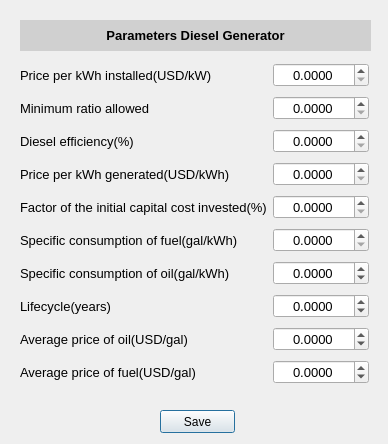
<?xml version="1.0" encoding="UTF-8"?>
<ui version="4.0">
 <class>Dialog</class>
 <widget class="QDialog" name="Dialog">
  <property name="geometry">
   <rect>
    <x>0</x>
    <y>0</y>
    <width>388</width>
    <height>444</height>
   </rect>
  </property>
  <property name="windowTitle">
   <string>Dialog</string>
  </property>
  <widget class="QWidget" name="gridLayoutWidget">
   <property name="geometry">
    <rect>
     <x>20</x>
     <y>60</y>
     <width>349</width>
     <height>331</height>
    </rect>
   </property>
   <layout class="QGridLayout" name="gridLayout">
    <item row="1" column="1">
     <widget class="QDoubleSpinBox" name="doubleSpinBox_4">
      <property name="font">
       <font>
        <pointsize>10</pointsize>
       </font>
      </property>
      <property name="layoutDirection">
       <enum>Qt::LeftToRight</enum>
      </property>
      <property name="alignment">
       <set>Qt::AlignCenter</set>
      </property>
      <property name="decimals">
       <number>4</number>
      </property>
      <property name="maximum">
       <double>10000.000000000000000</double>
      </property>
     </widget>
    </item>
    <item row="8" column="1">
     <widget class="QDoubleSpinBox" name="doubleSpinBox_9">
      <property name="font">
       <font>
        <pointsize>10</pointsize>
       </font>
      </property>
      <property name="layoutDirection">
       <enum>Qt::LeftToRight</enum>
      </property>
      <property name="alignment">
       <set>Qt::AlignCenter</set>
      </property>
      <property name="decimals">
       <number>4</number>
      </property>
      <property name="minimum">
       <double>-1000.000000000000000</double>
      </property>
      <property name="maximum">
       <double>10000.000000000000000</double>
      </property>
     </widget>
    </item>
    <item row="10" column="0">
     <widget class="QLabel" name="label_11">
      <property name="font">
       <font>
        <pointsize>10</pointsize>
       </font>
      </property>
      <property name="text">
       <string>Average price of fuel(USD/gal)</string>
      </property>
     </widget>
    </item>
    <item row="9" column="0">
     <widget class="QLabel" name="label_10">
      <property name="font">
       <font>
        <pointsize>10</pointsize>
       </font>
      </property>
      <property name="text">
       <string>Average price of oil(USD/gal)</string>
      </property>
     </widget>
    </item>
    <item row="10" column="1">
     <widget class="QDoubleSpinBox" name="doubleSpinBox_11">
      <property name="font">
       <font>
        <pointsize>10</pointsize>
       </font>
      </property>
      <property name="layoutDirection">
       <enum>Qt::LeftToRight</enum>
      </property>
      <property name="alignment">
       <set>Qt::AlignCenter</set>
      </property>
      <property name="decimals">
       <number>4</number>
      </property>
      <property name="minimum">
       <double>-1000.000000000000000</double>
      </property>
      <property name="maximum">
       <double>10000.000000000000000</double>
      </property>
     </widget>
    </item>
    <item row="3" column="0">
     <widget class="QLabel" name="label_4">
      <property name="font">
       <font>
        <pointsize>10</pointsize>
       </font>
      </property>
      <property name="text">
       <string>Diesel efficiency(%)</string>
      </property>
     </widget>
    </item>
    <item row="9" column="1">
     <widget class="QDoubleSpinBox" name="doubleSpinBox_10">
      <property name="font">
       <font>
        <pointsize>10</pointsize>
       </font>
      </property>
      <property name="layoutDirection">
       <enum>Qt::LeftToRight</enum>
      </property>
      <property name="alignment">
       <set>Qt::AlignCenter</set>
      </property>
      <property name="decimals">
       <number>4</number>
      </property>
      <property name="minimum">
       <double>-1000.000000000000000</double>
      </property>
      <property name="maximum">
       <double>10000.000000000000000</double>
      </property>
     </widget>
    </item>
    <item row="5" column="1">
     <widget class="QDoubleSpinBox" name="doubleSpinBox_6">
      <property name="font">
       <font>
        <pointsize>10</pointsize>
       </font>
      </property>
      <property name="layoutDirection">
       <enum>Qt::LeftToRight</enum>
      </property>
      <property name="alignment">
       <set>Qt::AlignCenter</set>
      </property>
      <property name="decimals">
       <number>4</number>
      </property>
      <property name="maximum">
       <double>10000.000000000000000</double>
      </property>
     </widget>
    </item>
    <item row="3" column="1">
     <widget class="QDoubleSpinBox" name="doubleSpinBox_3">
      <property name="font">
       <font>
        <pointsize>10</pointsize>
       </font>
      </property>
      <property name="layoutDirection">
       <enum>Qt::LeftToRight</enum>
      </property>
      <property name="alignment">
       <set>Qt::AlignCenter</set>
      </property>
      <property name="decimals">
       <number>4</number>
      </property>
      <property name="maximum">
       <double>10000.000000000000000</double>
      </property>
     </widget>
    </item>
    <item row="4" column="1">
     <widget class="QDoubleSpinBox" name="doubleSpinBox_5">
      <property name="font">
       <font>
        <pointsize>10</pointsize>
       </font>
      </property>
      <property name="layoutDirection">
       <enum>Qt::LeftToRight</enum>
      </property>
      <property name="alignment">
       <set>Qt::AlignCenter</set>
      </property>
      <property name="decimals">
       <number>4</number>
      </property>
      <property name="maximum">
       <double>10000.000000000000000</double>
      </property>
     </widget>
    </item>
    <item row="6" column="1">
     <widget class="QDoubleSpinBox" name="doubleSpinBox_7">
      <property name="font">
       <font>
        <pointsize>10</pointsize>
       </font>
      </property>
      <property name="layoutDirection">
       <enum>Qt::LeftToRight</enum>
      </property>
      <property name="alignment">
       <set>Qt::AlignCenter</set>
      </property>
      <property name="decimals">
       <number>4</number>
      </property>
      <property name="maximum">
       <double>10000.000000000000000</double>
      </property>
     </widget>
    </item>
    <item row="8" column="0">
     <widget class="QLabel" name="label_9">
      <property name="font">
       <font>
        <pointsize>10</pointsize>
       </font>
      </property>
      <property name="text">
       <string>Lifecycle(years)</string>
      </property>
     </widget>
    </item>
    <item row="7" column="1">
     <widget class="QDoubleSpinBox" name="doubleSpinBox_8">
      <property name="font">
       <font>
        <pointsize>10</pointsize>
       </font>
      </property>
      <property name="layoutDirection">
       <enum>Qt::LeftToRight</enum>
      </property>
      <property name="alignment">
       <set>Qt::AlignCenter</set>
      </property>
      <property name="decimals">
       <number>4</number>
      </property>
      <property name="minimum">
       <double>-1000.000000000000000</double>
      </property>
      <property name="maximum">
       <double>10000.000000000000000</double>
      </property>
     </widget>
    </item>
    <item row="2" column="1">
     <widget class="QDoubleSpinBox" name="doubleSpinBox">
      <property name="font">
       <font>
        <pointsize>10</pointsize>
       </font>
      </property>
      <property name="layoutDirection">
       <enum>Qt::LeftToRight</enum>
      </property>
      <property name="alignment">
       <set>Qt::AlignCenter</set>
      </property>
      <property name="decimals">
       <number>4</number>
      </property>
      <property name="maximum">
       <double>10000.000000000000000</double>
      </property>
     </widget>
    </item>
    <item row="7" column="0">
     <widget class="QLabel" name="label_8">
      <property name="font">
       <font>
        <pointsize>10</pointsize>
       </font>
      </property>
      <property name="text">
       <string>Specific consumption of oil(gal/kWh)</string>
      </property>
     </widget>
    </item>
    <item row="4" column="0">
     <widget class="QLabel" name="label_5">
      <property name="font">
       <font>
        <pointsize>10</pointsize>
       </font>
      </property>
      <property name="text">
       <string>Price per kWh generated(USD/kWh)</string>
      </property>
     </widget>
    </item>
    <item row="1" column="0">
     <widget class="QLabel" name="label_2">
      <property name="font">
       <font>
        <pointsize>10</pointsize>
       </font>
      </property>
      <property name="text">
       <string>Price per kWh installed(USD/kW)</string>
      </property>
     </widget>
    </item>
    <item row="6" column="0">
     <widget class="QLabel" name="label_7">
      <property name="font">
       <font>
        <pointsize>10</pointsize>
       </font>
      </property>
      <property name="text">
       <string>Specific consumption of fuel(gal/kWh)</string>
      </property>
     </widget>
    </item>
    <item row="5" column="0">
     <widget class="QLabel" name="label_6">
      <property name="font">
       <font>
        <pointsize>10</pointsize>
       </font>
      </property>
      <property name="text">
       <string>Factor of the initial capital cost invested(%)</string>
      </property>
     </widget>
    </item>
    <item row="2" column="0">
     <widget class="QLabel" name="label_3">
      <property name="font">
       <font>
        <pointsize>10</pointsize>
       </font>
      </property>
      <property name="text">
       <string>Minimum ratio allowed</string>
      </property>
     </widget>
    </item>
   </layout>
  </widget>
  <widget class="QLabel" name="label_16">
   <property name="geometry">
    <rect>
     <x>20</x>
     <y>20</y>
     <width>351</width>
     <height>31</height>
    </rect>
   </property>
   <property name="styleSheet">
    <string notr="true">background-color: rgb(208, 208, 208);</string>
   </property>
   <property name="text">
    <string>&lt;html&gt;&lt;head/&gt;&lt;body&gt;&lt;p align=&quot;center&quot;&gt;&lt;span style=&quot; font-size:10pt; font-weight:600;&quot;&gt;Parameters Diesel Generator&lt;/span&gt;&lt;/p&gt;&lt;/body&gt;&lt;/html&gt;</string>
   </property>
  </widget>
  <widget class="QPushButton" name="pushButton_2">
   <property name="geometry">
    <rect>
     <x>160</x>
     <y>410</y>
     <width>75</width>
     <height>23</height>
    </rect>
   </property>
   <property name="text">
    <string>Save</string>
   </property>
  </widget>
 </widget>
 <resources/>
 <connections/>
</ui>
